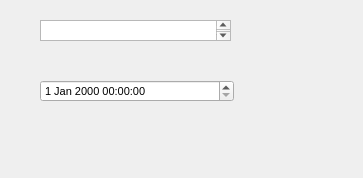
<?xml version="1.0" encoding="UTF-8"?>
<ui version="4.0">
 <class>Form</class>
 <widget class="QWidget" name="Form">
  <property name="geometry">
   <rect>
    <x>0</x>
    <y>0</y>
    <width>363</width>
    <height>178</height>
   </rect>
  </property>
  <property name="windowTitle">
   <string>Form</string>
  </property>
  <widget class="QPlainTextEdit" name="plainTextEdit">
   <property name="geometry">
    <rect>
     <x>40</x>
     <y>20</y>
     <width>191</width>
     <height>21</height>
    </rect>
   </property>
   <property name="font">
    <font>
     <family>Arial</family>
     <pointsize>8</pointsize>
    </font>
   </property>
  </widget>
  <widget class="QDateTimeEdit" name="dateTimeEdit">
   <property name="geometry">
    <rect>
     <x>40</x>
     <y>80</y>
     <width>194</width>
     <height>22</height>
    </rect>
   </property>
   <property name="font">
    <font>
     <family>Arial</family>
     <pointsize>8</pointsize>
    </font>
   </property>
  </widget>
 </widget>
 <resources/>
 <connections/>
</ui>
